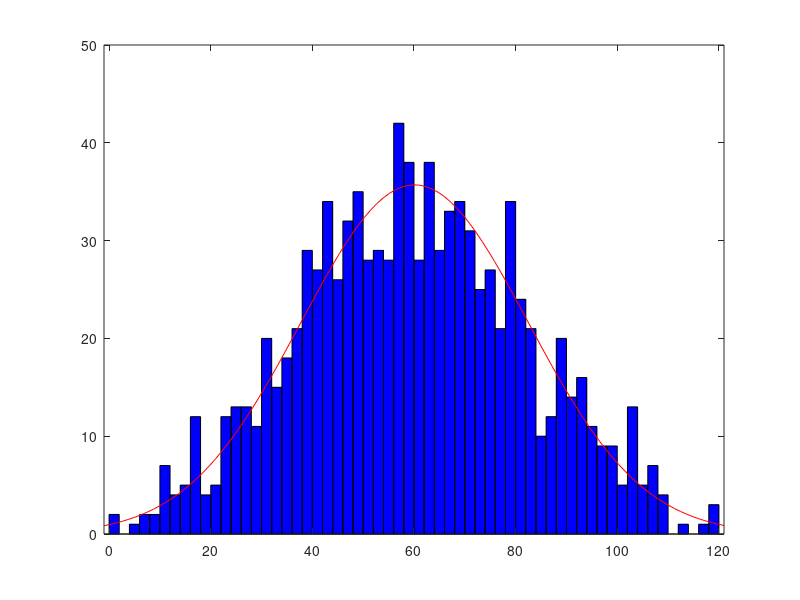

Source code (MATLAB): (Note: this script raises an error after producing the figure.)
A = dlmread('log7.txt','\t',2,0);
numGamesA = size(A,1);
TeamFinalPointsA = zeros(numGamesA,1);
countWins = 0;
countDraws = 0;
for i = 1:numGamesA
  TeamFinalPointsA(i,1) = A(i,23);
  if A(i,23) > 60
      countWins = countWins + 1;
  elseif A(i,23) == 60
      countDraws = countDraws + 1;
  end
end

winRate = (countWins / numGamesA) * 100
drawRate = (countDraws / numGamesA) * 100


F = dlmread('log12.txt','\t',2,0);
numGamesF = size(F,1);
countWins = 0;
countDraws = 0;
TeamFinalPointsF = zeros(numGamesF,1);
for i = 1:numGamesF
  TeamFinalPointsF(i,1) = F(i,23);
  if F(i,23) > 60
      countWins = countWins + 1;
  elseif F(i,23) == 60
      countDraws = countDraws + 1;
  end
end
winRate = (countWins / numGamesF) * 100
drawRate = (countDraws / numGamesF) * 100

G = dlmread('log13.txt','\t',2,0);
numGamesG = size(G,1);
countWins = 0;
countDraws = 0;
TeamFinalPointsG = zeros(numGamesG,1);
for i = 1:numGamesG
  TeamFinalPointsG(i,1) = G(i,23);
  if G(i,23) > 60
      countWins = countWins + 1;
  elseif G(i,23) == 60
      countDraws = countDraws + 1;
  end
end
winRate = (countWins / numGamesG) * 100
drawRate = (countDraws / numGamesG) * 100

figure(1);
% a = histfit(TeamFinalPointsA,60);
% a(1).FaceColor = [0.2 0.4 0.2]
% delete(a(2));
% axis([0 120 0 45]);
h = histfit(TeamFinalPointsA,60)
h(2).Color = [0.2 0.4 0.2];
delete(h(1));
hold on;
j = histfit(TeamFinalPointsF,60);
j(2).Color = [1 0.84 0];
delete(j(1));
k = histfit(TeamFinalPointsG,60);
k(2).Color = [1 0.42 0];
delete(k(1));
axis([0 120 0 45]);
set(gca,'FontSize',12)